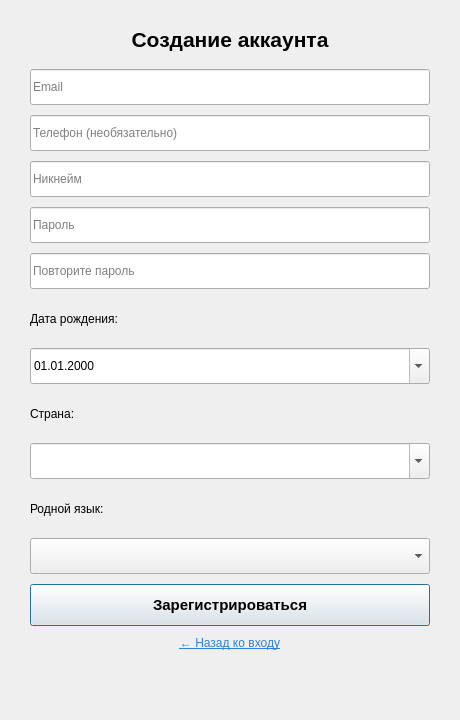
<?xml version="1.0" encoding="UTF-8"?>
<ui version="4.0">
 <class>RegisterDialog</class>
 <widget class="QDialog" name="RegisterDialog">
  <property name="geometry">
   <rect>
    <x>0</x>
    <y>0</y>
    <width>460</width>
    <height>720</height>
   </rect>
  </property>
  <property name="windowTitle">
   <string>Регистрация</string>
  </property>
  <layout class="QVBoxLayout" name="mainLayout">
   <property name="spacing">
    <number>10</number>
   </property>
   <property name="leftMargin">
    <number>30</number>
   </property>
   <property name="topMargin">
    <number>20</number>
   </property>
   <property name="rightMargin">
    <number>30</number>
   </property>
   <property name="bottomMargin">
    <number>20</number>
   </property>
   <item>
    <widget class="QLabel" name="titleLabel">
     <property name="font">
      <font>
       <pointsize>16</pointsize>
       <weight>75</weight>
       <bold>true</bold>
      </font>
     </property>
     <property name="text">
      <string>Создание аккаунта</string>
     </property>
     <property name="alignment">
      <set>Qt::AlignCenter</set>
     </property>
    </widget>
   </item>
   <item>
    <widget class="QLineEdit" name="emailEdit">
     <property name="minimumSize">
      <size>
       <width>0</width>
       <height>36</height>
      </size>
     </property>
     <property name="placeholderText">
      <string>Email</string>
     </property>
    </widget>
   </item>
   <item>
    <widget class="QLineEdit" name="phoneEdit">
     <property name="minimumSize">
      <size>
       <width>0</width>
       <height>36</height>
      </size>
     </property>
     <property name="placeholderText">
      <string>Телефон (необязательно)</string>
     </property>
    </widget>
   </item>
   <item>
    <widget class="QLineEdit" name="usernameEdit">
     <property name="minimumSize">
      <size>
       <width>0</width>
       <height>36</height>
      </size>
     </property>
     <property name="placeholderText">
      <string>Никнейм</string>
     </property>
    </widget>
   </item>
   <item>
    <widget class="QLineEdit" name="passwordEdit">
     <property name="minimumSize">
      <size>
       <width>0</width>
       <height>36</height>
      </size>
     </property>
     <property name="echoMode">
      <enum>QLineEdit::Password</enum>
     </property>
     <property name="placeholderText">
      <string>Пароль</string>
     </property>
    </widget>
   </item>
   <item>
    <widget class="QLineEdit" name="passwordConfirmEdit">
     <property name="minimumSize">
      <size>
       <width>0</width>
       <height>36</height>
      </size>
     </property>
     <property name="echoMode">
      <enum>QLineEdit::Password</enum>
     </property>
     <property name="placeholderText">
      <string>Повторите пароль</string>
     </property>
    </widget>
   </item>
   <item>
    <widget class="QLabel" name="labelBirthdate">
     <property name="text">
      <string>Дата рождения:</string>
     </property>
    </widget>
   </item>
   <item>
    <widget class="QDateEdit" name="birthdateEdit">
     <property name="minimumSize">
      <size>
       <width>0</width>
       <height>36</height>
      </size>
     </property>
     <property name="calendarPopup">
      <bool>true</bool>
     </property>
     <property name="displayFormat">
      <string>dd.MM.yyyy</string>
     </property>
    </widget>
   </item>
   <item>
    <widget class="QLabel" name="labelCountry">
     <property name="text">
      <string>Страна:</string>
     </property>
    </widget>
   </item>
   <item>
    <widget class="QComboBox" name="countryCombo">
     <property name="minimumSize">
      <size>
       <width>0</width>
       <height>36</height>
      </size>
     </property>
     <property name="editable">
      <bool>true</bool>
     </property>
    </widget>
   </item>
   <item>
    <widget class="QLabel" name="labelLanguage">
     <property name="text">
      <string>Родной язык:</string>
     </property>
    </widget>
   </item>
   <item>
    <widget class="QComboBox" name="languageCombo">
     <property name="minimumSize">
      <size>
       <width>0</width>
       <height>36</height>
      </size>
     </property>
    </widget>
   </item>
   <item>
    <widget class="QPushButton" name="registerButton">
     <property name="minimumSize">
      <size>
       <width>0</width>
       <height>42</height>
      </size>
     </property>
     <property name="font">
      <font>
       <pointsize>11</pointsize>
       <weight>75</weight>
       <bold>true</bold>
      </font>
     </property>
     <property name="text">
      <string>Зарегистрироваться</string>
     </property>
    </widget>
   </item>
   <item>
    <widget class="QPushButton" name="backButton">
     <property name="cursor">
      <cursorShape>PointingHandCursor</cursorShape>
     </property>
     <property name="styleSheet">
      <string notr="true">color: #2a82da; text-decoration: underline; border: none; background: transparent;</string>
     </property>
     <property name="text">
      <string>← Назад ко входу</string>
     </property>
     <property name="flat">
      <bool>true</bool>
     </property>
    </widget>
   </item>
   <item>
    <widget class="QLabel" name="statusLabel">
     <property name="minimumSize">
      <size>
       <width>0</width>
       <height>40</height>
      </size>
     </property>
     <property name="styleSheet">
      <string notr="true">color: red;</string>
     </property>
     <property name="text">
      <string/>
     </property>
     <property name="alignment">
      <set>Qt::AlignCenter</set>
     </property>
     <property name="wordWrap">
      <bool>true</bool>
     </property>
    </widget>
   </item>
  </layout>
 </widget>
 <resources/>
 <connections/>
</ui>
